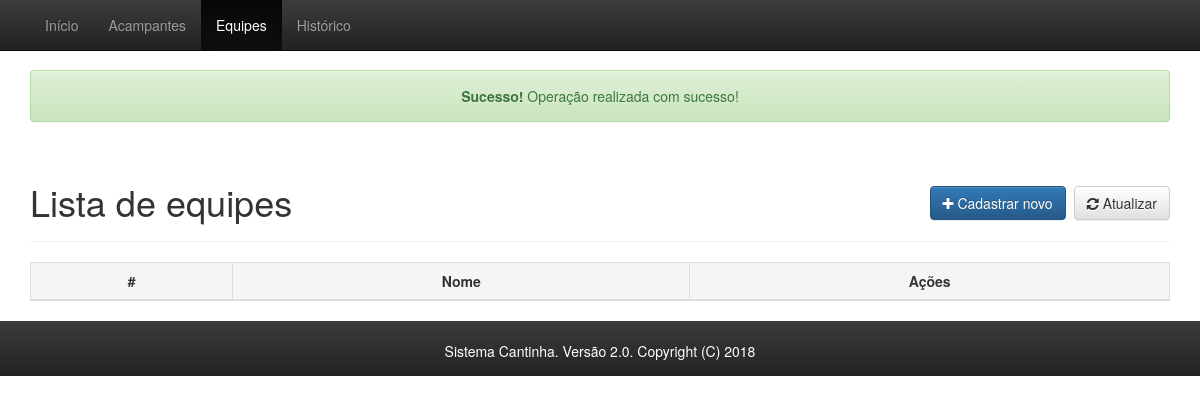
Before: /equipes.php?success with the older database file.
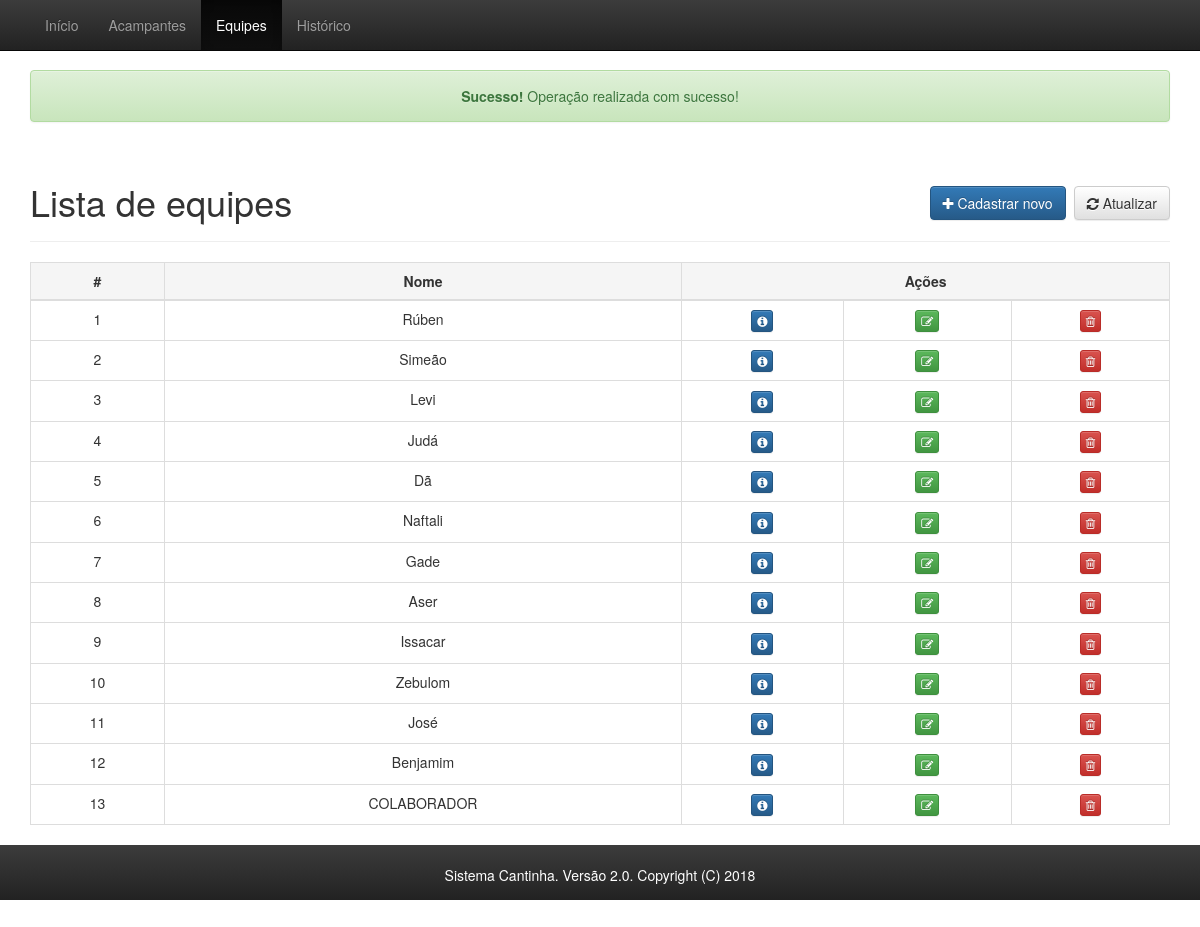
After: the same page with the newer database file.
### tables this page shows
CREATE TABLE `equipes` (
  `id` int(11) NOT NULL,
  `nome` varchar(30) NOT NULL
);

### equipes.php (the view, shortened to what this page needs)
<?php
	include_once("conexao.php");
	include_once("header.php");
	$equipes=mysqli_query($con, "SELECT * FROM equipes");
?>
<div class="container theme-showcase" role="main">
	<?php if (isset($_GET["success"])) { ?>
		<div class="alert alert-success" role="alert">
			<center><strong>Sucesso!</strong> Operação realizada com sucesso!</center>
		</div>
	<?php } ?>
	<div class="page-header">
		<div class="row">
			<div class="col-sm-6">
				<h1>Lista de equipes</h1>
			</div>
			<div class="col-sm-6 text-right h2">
				<a class="btn btn-primary" href="form_equipe.php"><i class="fa fa-plus"></i> Cadastrar novo</a>
				<a class="btn btn-default" href="equipes.php"><i class="fa fa-refresh"></i> Atualizar</a>
			</div>
		</div>
	</div>
	<div class="row">
		<div class="col-md-12">
			<table class="table table-hover table-bordered responsive-table">
				<thead>
					<tr class="active">
						<th style="text-align: center">#</th>
						<th style="text-align: center">Nome</th>
						<th style="text-align: center" colspan="3">Ações</th>
					</tr>
				</thead>
				<tbody>
					<?php $num=1; ?>
					<?php while($equipe = mysqli_fetch_array($equipes)) { ?>
						<tr>
							<td align="center"><?=$num++?></td>
							<td align="center"><?=$equipe['nome']?></td>
							<td align="center"><a class="btn btn-primary btn-xs" title="Ver" href="ver_equipe.php?id=<?=$equipe['id']?>"><i class="fa fa-info-circle"></i></a></td>
							<td align="center"><a class="btn btn-success btn-xs" title="Editar" href="form_equipe.php?id=<?=$equipe['id']?>"><i class="fa fa-pencil-square-o"></i></a></td>
							<td align="center"><a class="btn btn-danger btn-xs" title="Excluir" href="excluir_equipe.php?id=<?=$equipe['id']?>" onclick="return confirm('Deseja mesmo excluir?');"><i class="fa fa-trash-o"></i></a></td>
						</tr>
					<?php } ?>
				</tbody>
			</table>
		</div>
	</div>
</div>
<?php include_once("footer.php") ?>

Changed rows visible on the page:
added equipes: nome "Rúben"
added equipes: nome "Simeão"
added equipes: nome "Levi"
added equipes: nome "Judá"
added equipes: nome "Dã"
added equipes: nome "Naftali"
added equipes: nome "Gade"
added equipes: nome "Aser"
added equipes: nome "Issacar"
added equipes: nome "Zebulom"
added equipes: nome "José"
added equipes: nome "Benjamim"
added equipes: nome "COLABORADOR"
